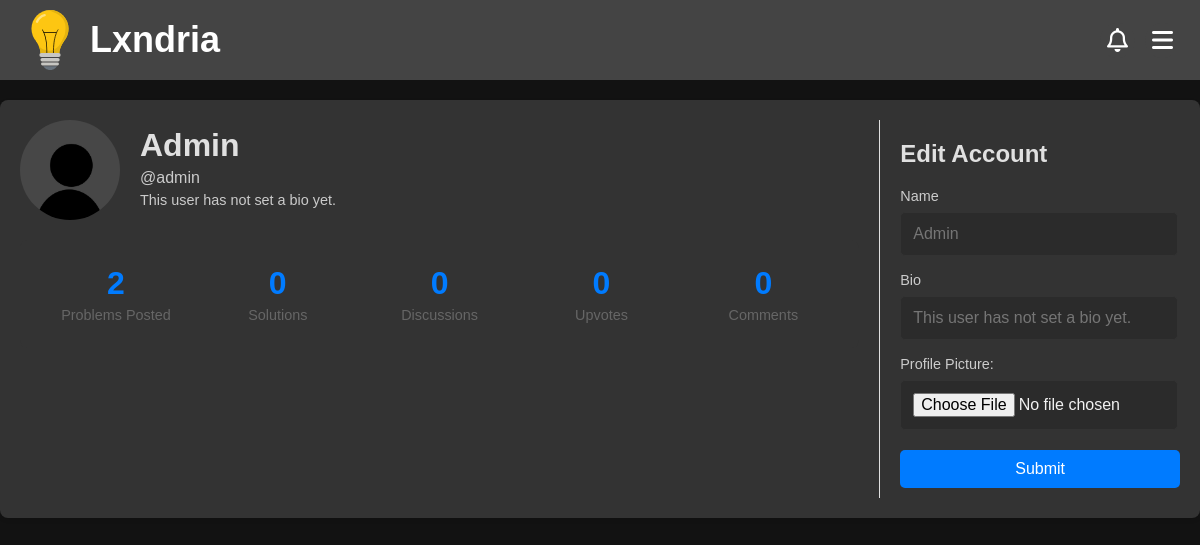
/account/edit (signed in), run on the app's committed database.
### app/models.py (models this page shows, shortened)
class Profile(db.Model):
    __tablename__ = "profile"
    __table_args__ = {"extend_existing": True}
    username = db.Column(db.String(80), db.ForeignKey('user.username'), primary_key=True)  # Primary + Foreign Key
    user = db.relationship('User', backref=db.backref('profile', uselist=False, cascade="all, delete-orphan"))
    profile_pic = db.Column(db.String(255), default="/images/default-profile.jpg")
    bio = db.Column(db.Text, default="This user has not set a bio yet.")
    upvotes = db.Column(db.Integer, default=0)
    created_at = db.Column(db.DateTime, default=datetime.utcnow)
    updated_at = db.Column(db.DateTime, onupdate=datetime.utcnow)
    @property
    def problems_posted(self):
        return Problem.query.filter_by(author=self.username).count()
    @property
    def solutions(self):
        return Solutions.query.filter_by(username=self.username).count()
    @property
    def comments(self):
        return Comments.query.filter_by(username=self.username).count()
    @property
    def discussions(self):
        return Discussion.query.filter_by(author=self.username).count()
    @property
    def name(self):
        return self.user.name if self.user else None

class User(db.Model, UserMixin): # create a User class to store user information
    __tablename__ = "user"
    __table_args__ = {"extend_existing": True}  # Allow modifications to the table
    id = db.Column(db.Integer, primary_key=True)
    username = db.Column(db.String(80), unique=True, nullable=False)
    name = db.Column(db.String(80), nullable=False)
    password_hash = db.Column(db.String(120), nullable=False)
    email = db.Column(db.String(120), unique=True, nullable=False)
    created_at = db.Column(db.DateTime, default=datetime.utcnow)
    updated_at = db.Column(db.DateTime, onupdate=datetime.utcnow)

### app/routes/account.py (the view, shortened to what this page needs)
@account_bp.route('/account/edit', methods=['GET', 'POST'])
def edit_account():
    if not current_user.is_authenticated:
        return redirect(url_for('routes.auth.login'))
    form = EditAccountForm()
    current_profile = Profile.query.filter_by(username=current_user.username).first()
    user = User.query.filter_by(username=current_user.username).first()
    return render_template('edit_account.html', form=form, user = current_profile)

### app/forms.py
class EditAccountForm(FlaskForm):
    name = StringField('Name')
    profile_pic = FileField('Profile Picture', validators=[
        FileAllowed(['png', 'jpg', 'jpeg', 'gif'], 'Images only!')
    ])
    bio = StringField('Bio')
    submit = SubmitField('Save Changes')

### app/routes/auth.py (called while the page is built)
@login_manager.user_loader
def load_user(user_id):
    return User.query.get(int(user_id))

### app/templates/edit_account.html (shortened to what this page needs)
<!DOCTYPE html>
<html>
<head>
  {%include 'banner.html'%}
  <link rel="stylesheet" href="{{url_for('static', filename='css/profile.css')}}">
</head>
<body>
    <div class="profile-container">
        <div class="profile-main">
          <div class="profile-header">
            <img src="{{url_for('static', filename=user.profile_pic)}}" alt="Profile Picture" class="profile-pic">
            <div class="profile-info">
              <h1>{{user.name}}</h1>
              <p>@{{user.username}}</p>
              <p class="profile-bio">{{user.bio}}</p>
            </div>
          </div>
          <div class="profile-stats">
            <div class="stat-item">
                <div class="stat-number">{{user.problems_posted}}</div>
                <div class="stat-text">Problems Posted</div>
            </div>
            <div class="stat-item">
                <div class="stat-number">{{user.solutions}}</div>
                <div class="stat-text">Solutions</div>
              </div>
              <div class="stat-item">
                <div class="stat-number">{{user.discussions}}</div>
                <div class="stat-text">Discussions</div>
              </div>
              <div class="stat-item">
                <div class="stat-number">{{user.upvotes}}</div>
                <div class="stat-text">Upvotes</div>
              </div>
              <div class="stat-item">
                <div class="stat-number">{{user.comments}}</div>
                <div class="stat-text">Comments</div>
              </div>
            </div>
        </div>
        <div class="profile-sidebar">
            <h2>Edit Account</h2>
            <form action="/account/edit" enctype="multipart/form-data" method="POST">
                <div class="input-group">
                <label for="username">Name</label>
                {{ form.name(class="form-control", placeholder=user.name) }}
                </div>
                <div class="input-group">
                <label for="Email">Bio</label>
                {{ form.bio(class="form-control", placeholder=user.bio) }}
              </div>
              <div class="input-group">
                <label for="Profile Picture">Profile Picture:</label>
                {{ form.profile_pic(class="form-control") }}
                </div>
            <div class="profile-options">
                <button type="submit">Submit</button>
            </div>
            </form>
        </div>
</body>
</html>

### app/static/css/banner.css (style rules this page uses)
body, h1, p { margin: 0; padding: 0; text-decoration: none; color: inherit; font-family: Arial, sans-serif; box-sizing: border-box; background-color: #121212; color: #f1f1f1; ; }

### app/static/css/profile.css (style rules this page uses)
body, h1, p { margin: 0; padding: 0; text-decoration: none; color: inherit; font-family: Arial, sans-serif; box-sizing: border-box; background-color: #121212; color: #f1f1f1; ; }
.profile-info h1, .profile-info p { font-family: 'Poppins', sans-serif; margin: 0; padding: 0; background-color: #333; color: #e0e0e0; }
.profile-container { display: flex; max-width: 1200px; margin: 20px auto; padding: 20px; background-color: #333; box-shadow: 0 2px 4px rgba(0, 0, 0, 0.1); border-radius: 8px; color: #e0e0e0; }
.profile-main { flex: 3; padding-right: 20px; }
.profile-sidebar { flex: 1; padding-left: 20px; border-left: 1px solid #e0e0e0; }
.profile-header { display: flex; align-items: center; margin-bottom: 20px; }
.profile-pic { width: 100px; height: 100px; border-radius: 50%; object-fit: cover; margin-right: 20px; }
.profile-info h1 { font-size: 2rem; margin: 0; }
.profile-info p { margin: 5px 0; color: #e0e0e0e0; }
.profile-bio { margin-top: 10px; font-size: 0.9rem; color: #444; }
.profile-stats { display: flex; justify-content: space-between; margin-top: 20px; padding: 15px; background-color: #333; border-radius: 8px; }
.stat-item { text-align: center; flex: 1; padding: 10px; }
.stat-number { font-size: 2rem; font-weight: 600; color: #007bff; margin-bottom: 5px; }
.stat-text { font-size: 0.9rem; color: #666; }
.profile-options { margin-top: 20px; }
.profile-options button { display: block; width: 100%; padding: 10px; margin-bottom: 10px; background-color: #007bff; color: #ffffff; border: none; border-radius: 5px; cursor: pointer; font-size: 1rem; transition: background-color 0.3s; }
.input-group { margin-bottom: 1rem; }
label { display: block; margin-bottom: 0.5rem; font-size: 0.9rem; color: #cccccc; }
input { width: 90%; padding: 0.75rem; border: 1px solid #333; border-radius: 5px; font-size: 1rem; background-color: #2b2b2b; color: #f1f1f1; }

### data on the page
Profile: profile_pic (placeholder picture), username "admin", bio "This user has not set a bio yet.", upvotes "0"
User: name "Admin"

### other printed values
{{ user.problems_posted }} "2"
{{ user.solutions }} "0"
{{ user.discussions }} "0"
{{ user.comments }} "0"
